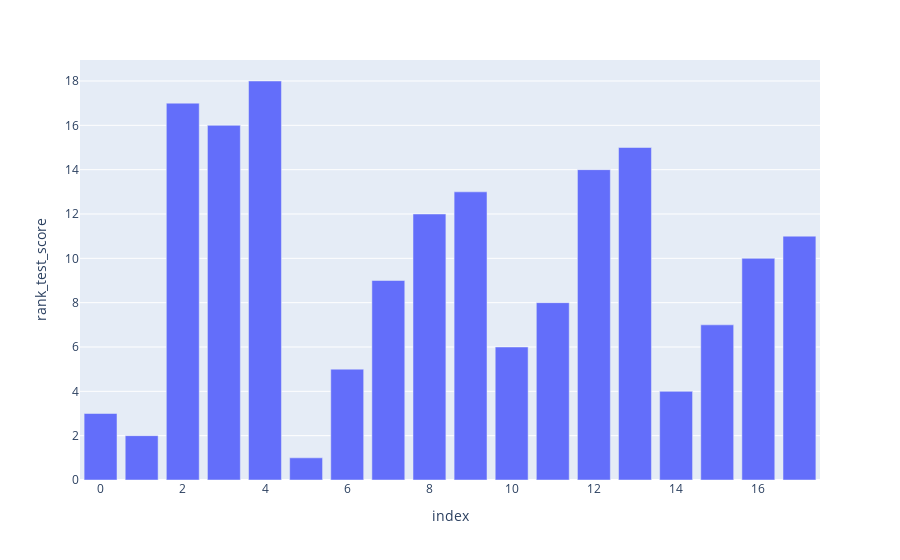

Source (notebook cell):
### Code cell
px.bar(result_dt , y = "rank_test_score",labels="model of classification")

### Figure 1 — Plotly figure (JSON) as saved in the notebook; plotly's stock layout.template omitted (floating-point values rounded to 4 significant figures)
{"data": [{"hovertemplate": "index=%{x}<br>rank_test_score=%{y}<extra></extra>", "legendgroup": "", "marker": {"color": "#636efa", "pattern": {"shape": ""}}, "name": "", "orientation": "v", "showlegend": false, "textposition": "auto", "type": "bar", "x": [0, 1, 2, 3, 4, 5, 6, 7, 8, 9, 10, 11, 12, 13, 14, 15, 16, 17], "xaxis": "x", "y": [3, 2, 17, 16, 18, 1, 5, 9, 12, 13, 6, 8, 14, 15, 4, 7, 10, 11], "yaxis": "y"}], "layout": {"barmode": "relative", "legend": {"tracegroupgap": 0}, "margin": {"t": 60}, "xaxis": {"anchor": "y", "domain": [0, 1], "title": {"text": "index"}}, "yaxis": {"anchor": "x", "domain": [0, 1], "title": {"text": "rank_test_score"}}}}
